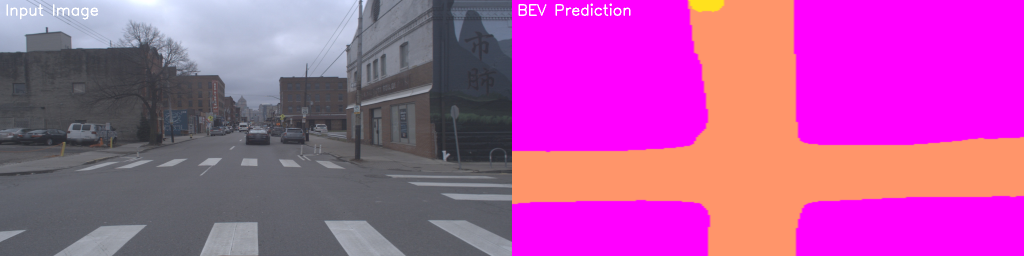
#> input picture visualizations/both/vis_ring_front_center_315978406465759688.png, 2048 x 512 px, given in place of vis_ring_front_center_315978406465759688.jpg, which was not available (shown at 1/2 size)
$ python visualize_results.py --input_dir visualizations/both --bev_dir visualizations/both --output_dir out
#> lines starting #> are read from the running program, lines starting #| are printed output that depends on the picture; pictures that were not available may be replaced by others from this repository, and a replacement may not be noted
#!/usr/bin/env python3
"""
Visualization Tool for MonoLayout Results
Creates side-by-side comparisons of input images and BEV predictions
"""

import cv2
import numpy as np
import os
import argparse
from pathlib import Path


def create_side_by_side(input_img_path, bev_img_path, output_path, overlay=False):
    """
    Create side-by-side visualization of input and BEV prediction

    Args:
        input_img_path: Path to original camera image
        bev_img_path: Path to BEV prediction
        output_path: Path to save visualization
        overlay: If True, also create an overlay visualization
    """
#> called with overlay = False
    # Read images
    input_img = cv2.imread(input_img_path)
#> input_img is the input picture: shape (512, 2048, 3); mean B, G, R 160.3, 81.4, 180.6
    bev_img = cv2.imread(bev_img_path, cv2.IMREAD_GRAYSCALE)
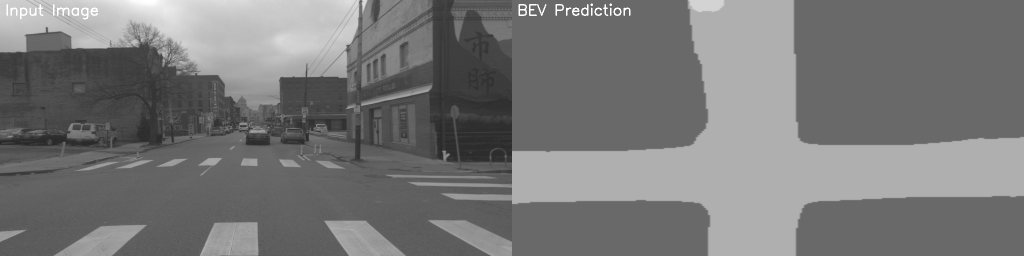
#> bev_img: shape (512, 2048) (shown at 1/2 size); min 37, max 255, mean 119.5

    if input_img is None:
        print(f"Error: Could not read {input_img_path}")
        return False
    if bev_img is None:
        print(f"Error: Could not read {bev_img_path}")
        return False

    # Resize input image to match width
    target_height = 512
    target_width = 1024
    input_resized = cv2.resize(input_img, (target_width, target_height))
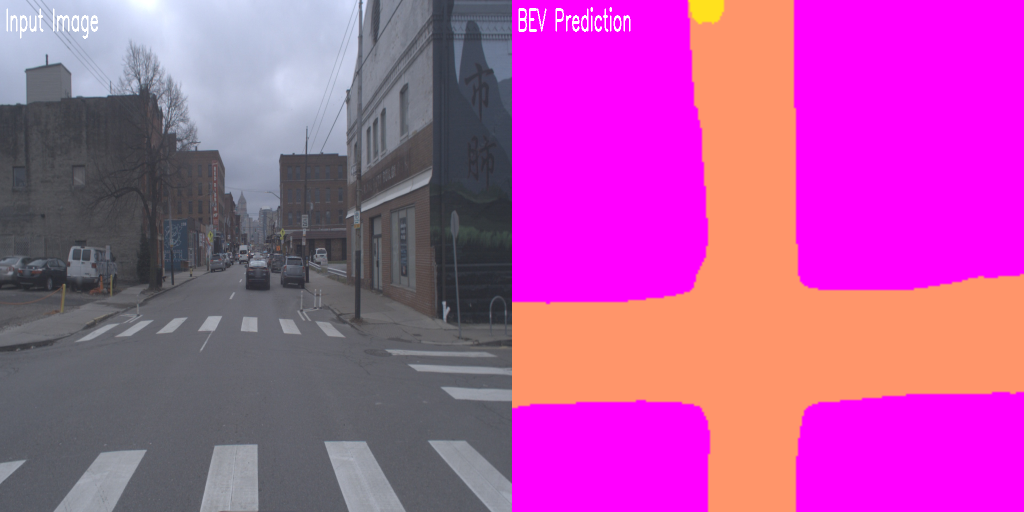
#> input_resized: shape (512, 1024, 3); mean B, G, R 160.4, 81.5, 180.7

    # Create colored BEV (green for road/vehicle)
    # Use COLORMAP_SPRING for green-ish color (compatible with older OpenCV)
    bev_colored = cv2.applyColorMap(bev_img, cv2.COLORMAP_SPRING)
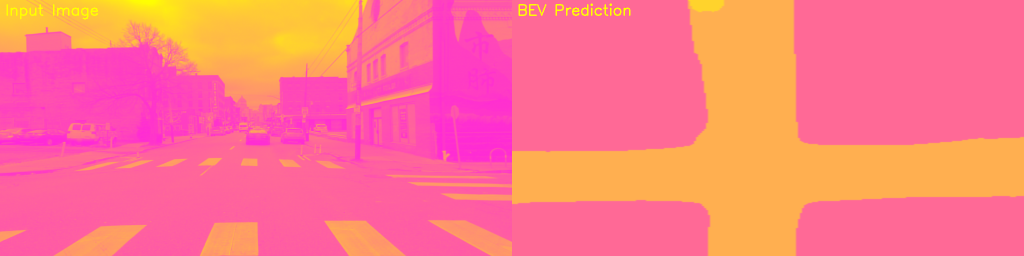
#> bev_colored: shape (512, 2048, 3) (shown at 1/2 size); mean B, G, R 135.5, 119.5, 255
    bev_resized = cv2.resize(bev_colored, (target_width, target_height))
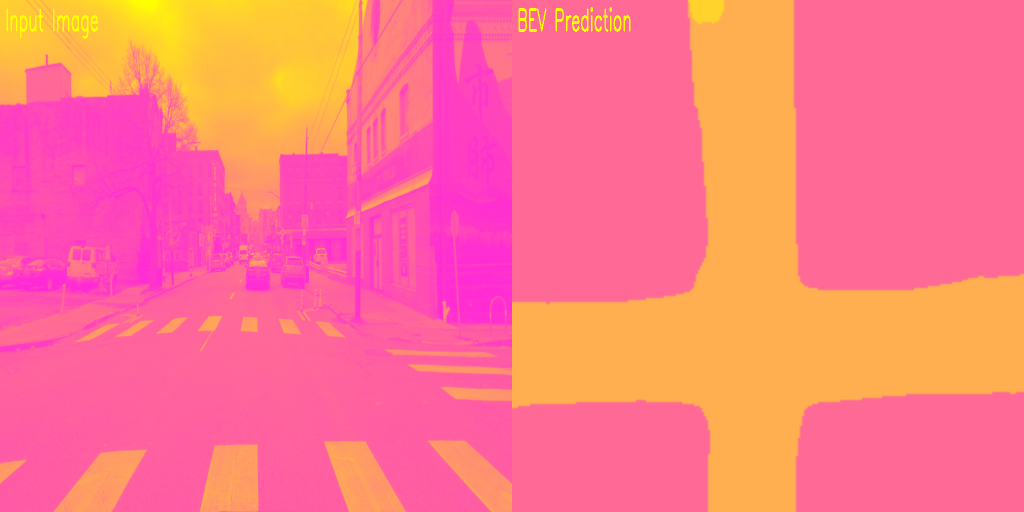
#> bev_resized: shape (512, 1024, 3); mean B, G, R 135.6, 119.7, 255

    # Create side-by-side
    combined = np.hstack([input_resized, bev_resized])
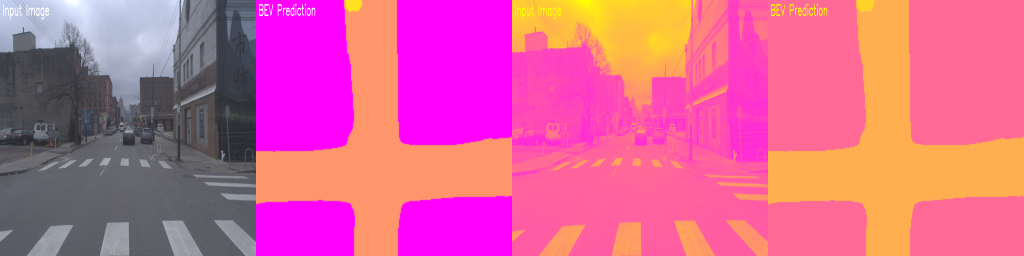
#> combined: shape (512, 2048, 3) (shown at 1/2 size); mean B, G, R 148, 100.6, 217.8

    # Add labels
    font = cv2.FONT_HERSHEY_SIMPLEX
    cv2.putText(combined, 'Input Image', (10, 30), font, 1, (255, 255, 255), 2)
    cv2.putText(combined, 'BEV Prediction', (target_width + 10, 30), font, 1, (255, 255, 255), 2)
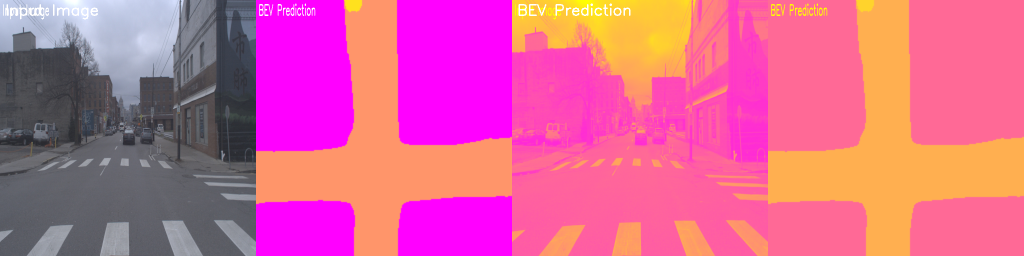
#> combined: shape (512, 2048, 3) (shown at 1/2 size); mean B, G, R 148.4, 100.7, 217.9

    # Save
    cv2.imwrite(output_path, combined)
    print(f"Saved: {output_path}")

    # Create overlay if requested
    if overlay:
        overlay_path = output_path.replace('.png', '_overlay.png')

        # Resize BEV to match input
        bev_small = cv2.resize(bev_colored, (input_img.shape[1] // 4, input_img.shape[0] // 4))

        # Create overlay in bottom right corner
        overlay_img = input_img.copy()
        h, w = bev_small.shape[:2]
        overlay_img[-h:, -w:] = cv2.addWeighted(overlay_img[-h:, -w:], 0.3, bev_small, 0.7, 0)

        cv2.imwrite(overlay_path, overlay_img)
        print(f"Saved overlay: {overlay_path}")

    return True


def batch_visualize(input_dir, bev_dir, output_dir, max_images=None, overlay=False):
    """
    Create visualizations for all images in a directory
    """
    input_dir = Path(input_dir)
    bev_dir = Path(bev_dir)
    output_dir = Path(output_dir)
    output_dir.mkdir(parents=True, exist_ok=True)

    # Find all BEV predictions
    bev_files = list(bev_dir.glob('*.png'))

    if max_images:
        bev_files = bev_files[:max_images]

    print(f"Found {len(bev_files)} BEV predictions")

    success_count = 0
    for bev_file in bev_files:
        # Find corresponding input image
        input_file = input_dir / (bev_file.stem + '.jpg')
        if not input_file.exists():
            input_file = input_dir / (bev_file.stem + '.png')

        if not input_file.exists():
            print(f"Warning: No input image found for {bev_file.name}")
            continue

        output_file = output_dir / f"vis_{bev_file.name}"

        if create_side_by_side(str(input_file), str(bev_file), str(output_file), overlay):
            success_count += 1
#> pass 2 of the loop in batch_visualize, `for bev_file in bev_files:`:
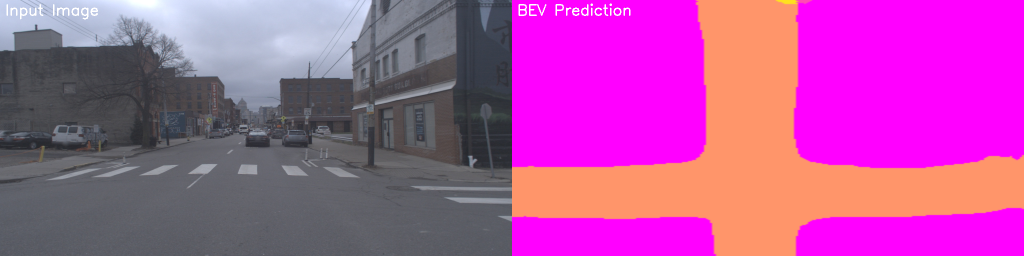
#> input picture visualizations/both/vis_ring_front_center_315978406632258488.png, 2048 x 512 px, given in place of vis_ring_front_center_315978406632258488.jpg, which was not available (shown at 1/2 size)
#> in create_side_by_side, input_img is the input picture: shape (512, 2048, 3); mean B, G, R 159.8, 79.2, 179.5
#> in create_side_by_side (call 2), `bev_resized = cv2.resize(bev_colored, (target_width, target_height))`:
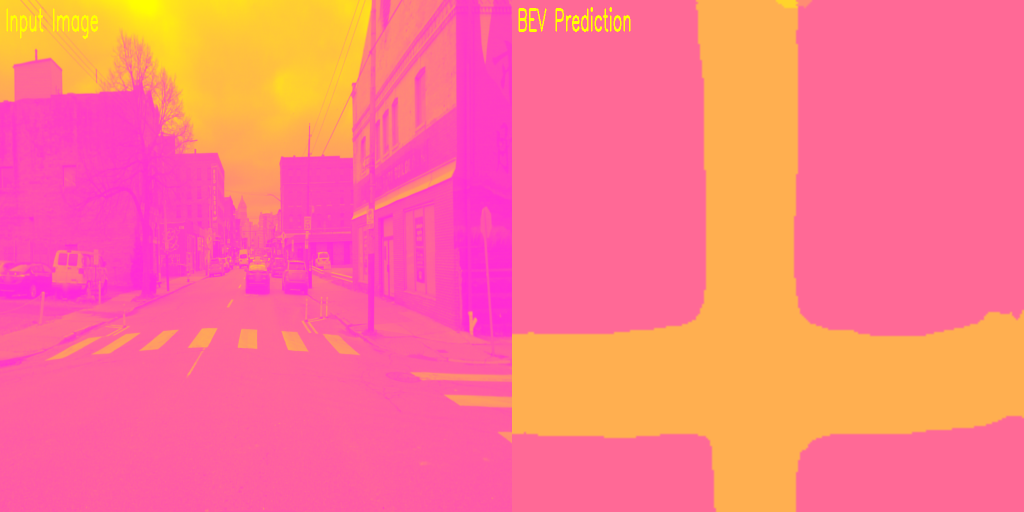
#> bev_resized: shape (512, 1024, 3); mean B, G, R 137.3, 118, 255
#> in create_side_by_side (call 2), `cv2.putText(combined, 'BEV Prediction', (target_width + 10, 30), font,..`:
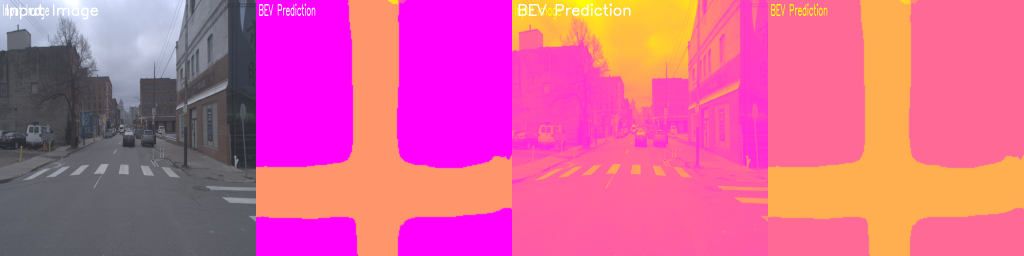
#> combined: shape (512, 2048, 3) (shown at 1/2 size); mean B, G, R 148.9, 98.8, 217.3

    print(f"\nCreated {success_count} visualizations in {output_dir}")
    return success_count


def main():
    parser = argparse.ArgumentParser(description='Visualize MonoLayout predictions')
    parser.add_argument('--input_dir', type=str, required=True,
                        help='Directory containing input images')
    parser.add_argument('--bev_dir', type=str, required=True,
                        help='Directory containing BEV predictions')
    parser.add_argument('--output_dir', type=str, required=True,
                        help='Directory to save visualizations')
    parser.add_argument('--max_images', type=int, default=None,
                        help='Maximum number of images to process')
    parser.add_argument('--overlay', action='store_true',
                        help='Also create overlay visualizations')

    args = parser.parse_args()

    batch_visualize(args.input_dir, args.bev_dir, args.output_dir,
                   args.max_images, args.overlay)


if __name__ == '__main__':
    main()
